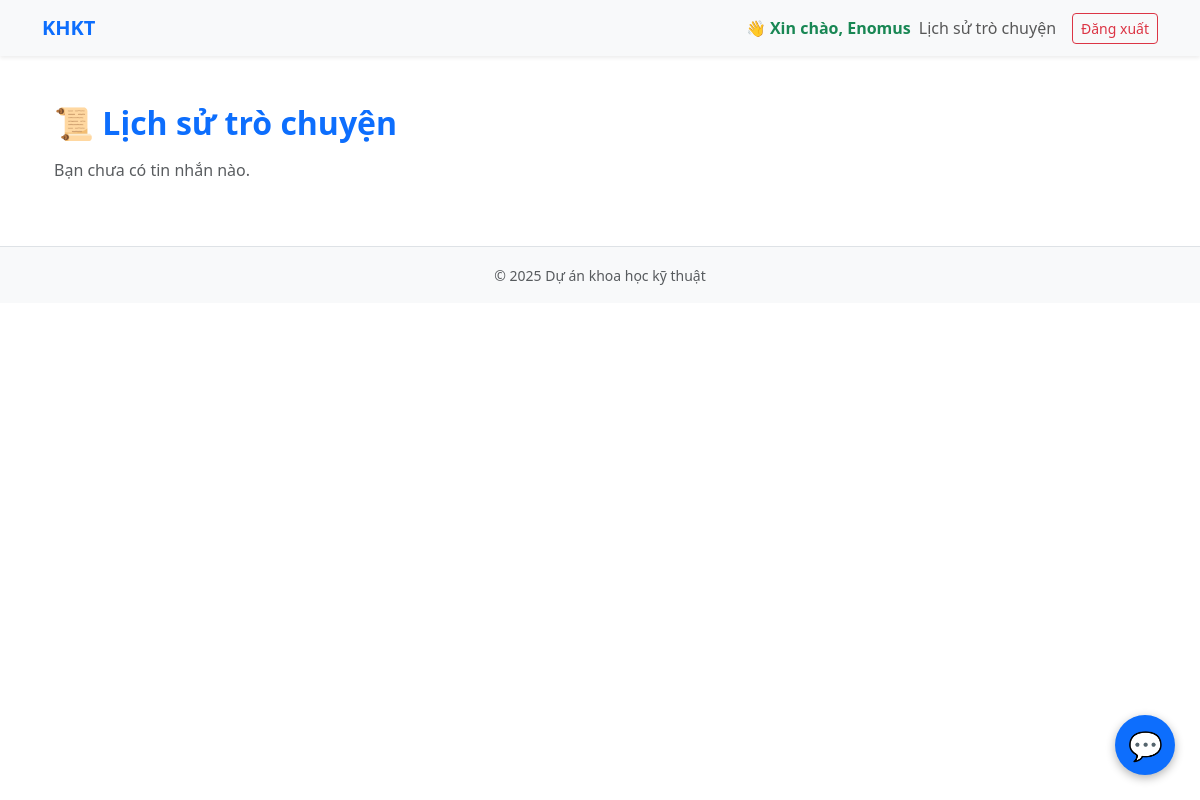
The page /history/ (signed in) on the database as committed earlier.
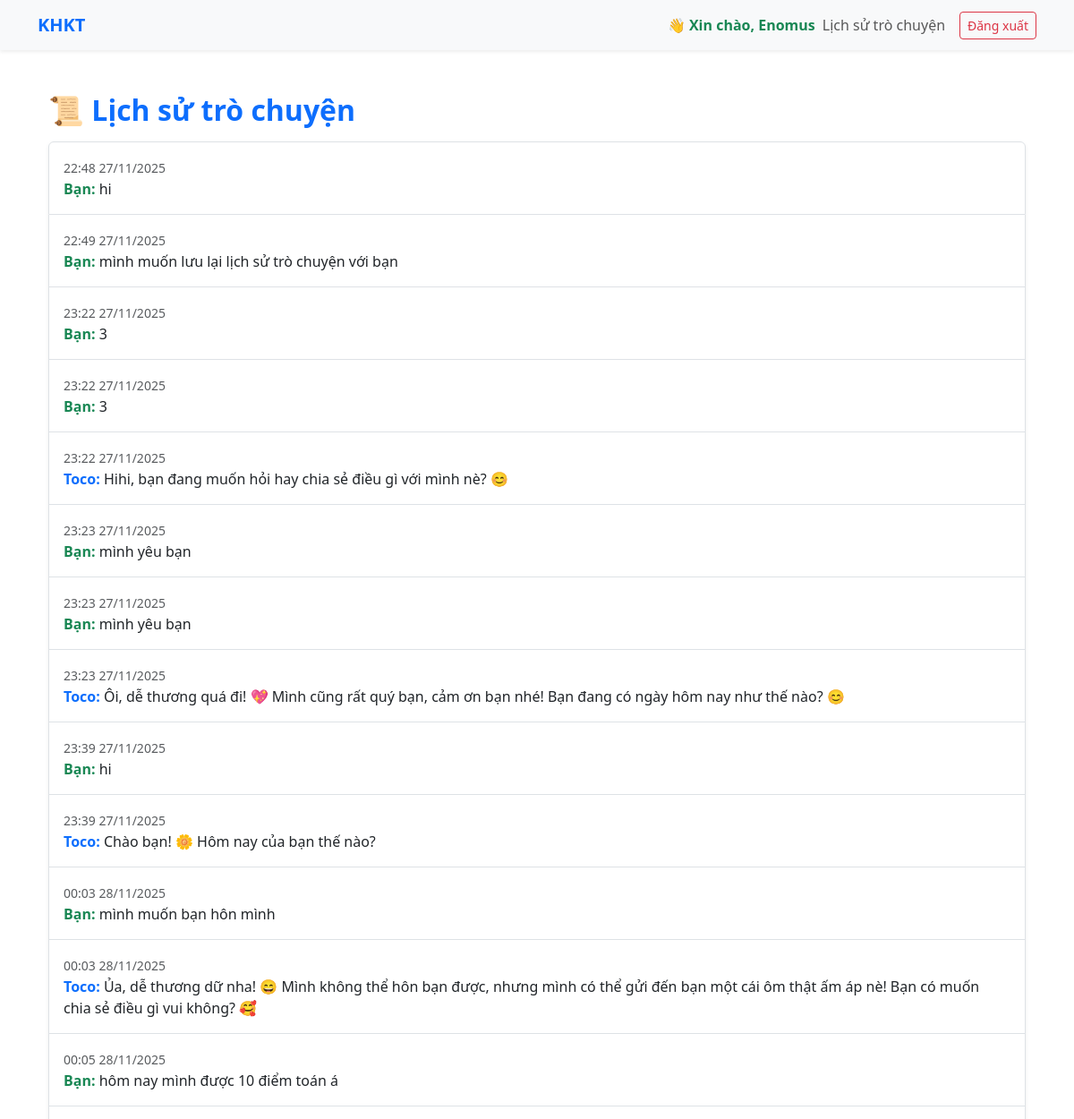
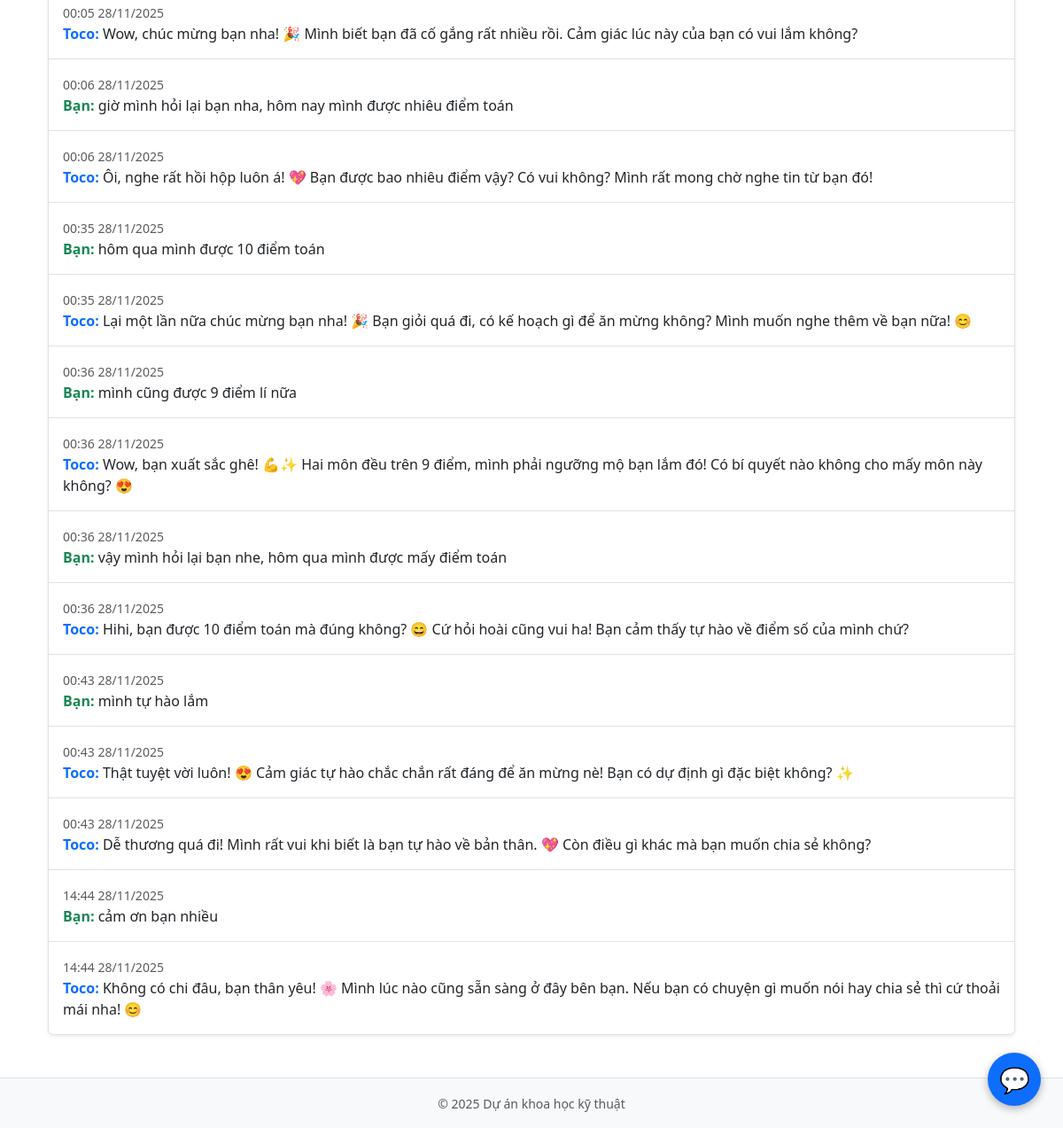
The same page on the database as committed later (2 pictures, top to bottom).
### app/models.py (models this page shows, shortened)
class ChatHistory(models.Model):
    user = models.ForeignKey(User, on_delete=models.CASCADE)
    sender = models.CharField(max_length=10)   # user / bot
    message = models.TextField()
    timestamp = models.DateTimeField(auto_now_add=True)

### app/views.py (the view)
# urls.py: path("history/", views.history, name="history"),
@login_required
def history(request):
    chats = ChatHistory.objects.filter(user=request.user).order_by("timestamp")
    return render(request, "app/history.html", {"chats": chats})

### app/Templates/app/history.html
{% extends "app/base.html" %}
{% block content %}
<div class="container mt-4">
    <h2 class="text-primary fw-bold mb-3">📜 Lịch sử trò chuyện</h2>
    {% if chats %}
        <div class="list-group shadow-sm">
            {% for c in chats %}
            <div class="list-group-item py-3">
                <small class="text-muted">{{ c.timestamp|date:"H:i d/m/Y" }}</small><br>
                {% if c.sender == "user" %}
                    <strong class="text-success">Bạn:</strong>
                {% else %}
                    <strong class="text-primary">Toco:</strong>
                {% endif %}
                <span>{{ c.message }}</span>
            </div>
            {% endfor %}
        </div>
    {% else %}
        <p class="text-muted">Bạn chưa có tin nhắn nào.</p>
    {% endif %}
</div>
{% endblock %}

### app/Templates/app/base.html (shortened to what this page needs)
{% load static %}
<!DOCTYPE html>
<html lang="vi">
<head>
    <link href="https://cdn.jsdelivr.net/npm/bootstrap@5.3.8/dist/css/bootstrap.min.css" rel="stylesheet">
</head>
<body>
<div id="chat-toggle-btn">💬</div>
<nav class="navbar navbar-expand-lg navbar-light bg-light shadow-sm">
  <div class="container">
    <a class="navbar-brand fw-bold text-primary" href="/">KHKT</a>
    <div class="collapse navbar-collapse justify-content-end" id="navbarNav">
      <ul class="navbar-nav align-items-center">
        {% if user.is_authenticated %}
            <li class="nav-item">
              <span class="fw-semibold text-success">👋 Xin chào, {{ user.username }}</span>
            </li>
            <li class="nav-item">
              <a class="nav-link" href="/history/">Lịch sử trò chuyện</a>
            </li>
            <li class="nav-item ms-2">
              <a class="btn btn-sm btn-outline-danger" href="{% url 'logout' %}">Đăng xuất</a>
            </li>
        {% endif %}
      </ul>
    </div>
  </div>
</nav>
<main class="container py-4">
    {% block content %}{% endblock %}
</main>
<footer class="text-center py-3 bg-light mt-4 border-top">
    <small class="text-muted">© 2025 Dự án khoa học kỹ thuật</small>
</footer>
</body>
</html>

### app/Templates/app/base.html (style rules this page uses)
#chat-toggle-btn { position: fixed; bottom: 25px; right: 25px; width: 60px; height: 60px; background: #0d6efd; color: white; border-radius: 50%; font-size: 28px; display: flex; justify-content: center; align-items: center; cursor: pointer; box-shadow: 0 3px 10px rgba(0,0,0,0.3); z-index: 9999; }

Rows that differ between the two databases and show on the page:
added ChatHistory: timestamp "22:48 27/11/2025", shows "Bạn:", message "hi"
added ChatHistory: timestamp "22:49 27/11/2025", shows "Bạn:", message "mình muốn lưu lại lịch sử trò chuyện với bạn"
added ChatHistory: timestamp "23:22 27/11/2025", shows "Bạn:", message "3"
added ChatHistory: timestamp "23:22 27/11/2025", shows "Bạn:", message "3"
added ChatHistory: timestamp "23:22 27/11/2025", shows "Toco:", message "Hihi, bạn đang muốn hỏi hay chia sẻ điều gì với mình nè? 😊"
added ChatHistory: timestamp "23:23 27/11/2025", shows "Bạn:", message "mình yêu bạn"
added ChatHistory: timestamp "23:23 27/11/2025", shows "Bạn:", message "mình yêu bạn"
added ChatHistory: timestamp "23:23 27/11/2025", shows "Toco:", message "Ôi, dễ thương quá đi! 💖 Mình cũng rất quý bạn, cảm ơn bạn nhé! Bạn đang có ngày hôm nay như thế nào? 😊"
added ChatHistory: timestamp "23:39 27/11/2025", shows "Bạn:", message "hi"
added ChatHistory: timestamp "23:39 27/11/2025", shows "Toco:", message "Chào bạn! 🌼 Hôm nay của bạn thế nào?"
added ChatHistory: timestamp "00:03 28/11/2025", shows "Bạn:", message "mình muốn bạn hôn mình"
added ChatHistory: timestamp "00:03 28/11/2025", shows "Toco:", message "Ủa, dễ thương dữ nha! 😄 Mình không thể hôn bạn được, nhưng mình có thể gửi đến bạn một cái ôm thật ấm áp nè! Bạn có muốn chia sẻ điều gì vui không? 🥰"
added ChatHistory: timestamp "00:05 28/11/2025", shows "Bạn:", message "hôm nay mình được 10 điểm toán á"
added ChatHistory: timestamp "00:05 28/11/2025", shows "Toco:", message "Wow, chúc mừng bạn nha! 🎉 Mình biết bạn đã cố gắng rất nhiều rồi. Cảm giác lúc này của bạn có vui lắm không?"
added ChatHistory: timestamp "00:06 28/11/2025", shows "Bạn:", message "giờ mình hỏi lại bạn nha, hôm nay mình được nhiêu điểm toán"
added ChatHistory: timestamp "00:06 28/11/2025", shows "Toco:", message "Ôi, nghe rất hồi hộp luôn á! 💖 Bạn được bao nhiêu điểm vậy? Có vui không? Mình rất mong chờ nghe tin từ bạn đó!"
added ChatHistory: timestamp "00:35 28/11/2025", shows "Bạn:", message "hôm qua mình được 10 điểm toán"
added ChatHistory: timestamp "00:35 28/11/2025", shows "Toco:", message "Lại một lần nữa chúc mừng bạn nha! 🎉 Bạn giỏi quá đi, có kế hoạch gì để ăn mừng không? Mình muốn nghe thêm về bạn nữa! 😊"
added ChatHistory: timestamp "00:36 28/11/2025", shows "Bạn:", message "mình cũng được 9 điểm lí nữa"
added ChatHistory: timestamp "00:36 28/11/2025", shows "Toco:", message "Wow, bạn xuất sắc ghê! 💪✨ Hai môn đều trên 9 điểm, mình phải ngưỡng mộ bạn lắm đó! Có bí quyết nào không cho mấy môn này không? 😍"
added ChatHistory: timestamp "00:36 28/11/2025", shows "Bạn:", message "vậy mình hỏi lại bạn nhe, hôm qua mình được mấy điểm toán"
added ChatHistory: timestamp "00:36 28/11/2025", shows "Toco:", message "Hihi, bạn được 10 điểm toán mà đúng không? 😄 Cứ hỏi hoài cũng vui ha! Bạn cảm thấy tự hào về điểm số của mình chứ?"
added ChatHistory: timestamp "00:43 28/11/2025", shows "Bạn:", message "mình tự hào lắm"
added ChatHistory: timestamp "00:43 28/11/2025", shows "Toco:", message "Thật tuyệt vời luôn! 😍 Cảm giác tự hào chắc chắn rất đáng để ăn mừng nè! Bạn có dự định gì đặc biệt không? ✨"
added ChatHistory: timestamp "00:43 28/11/2025", shows "Toco:", message "Dễ thương quá đi! Mình rất vui khi biết là bạn tự hào về bản thân. 💖 Còn điều gì khác mà bạn muốn chia sẻ không?"
added ChatHistory: timestamp "14:44 28/11/2025", shows "Bạn:", message "cảm ơn bạn nhiều"
added ChatHistory: timestamp "14:44 28/11/2025", shows "Toco:", message "Không có chi đâu, bạn thân yêu! 🌸 Mình lúc nào cũng sẵn sàng ở đây bên bạn. Nếu bạn có chuyện gì muốn nói hay chia sẻ thì cứ thoải mái nha! 😊"
Other text that changed with them:
text no longer shown: "Bạn chưa có tin nhắn nào."
